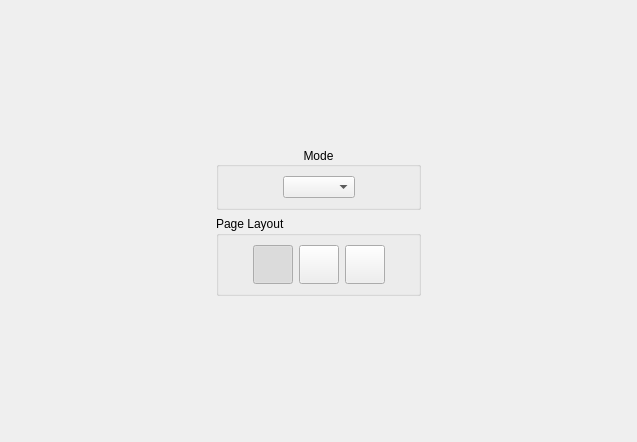
         <widget class="QWidget" name="scrollAreaWidgetContents">
          <property name="geometry">
           <rect>
            <x>0</x>
            <y>0</y>
            <width>637</width>
            <height>442</height>
           </rect>
          </property>
          <layout class="QGridLayout" name="gridLayout_2">
           <item row="1" column="1">
            <widget class="QGroupBox" name="layoutModeGroupBox">
             <property name="title">
              <string>Mode</string>
             </property>
             <property name="alignment">
              <set>Qt::AlignCenter</set>
             </property>
             <layout class="QHBoxLayout" name="horizontalLayout_25">
              <item>
               <spacer name="horizontalSpacer_57">
                <property name="orientation">
                 <enum>Qt::Horizontal</enum>
                </property>
                <property name="sizeHint" stdset="0">
                 <size>
                  <width>1</width>
                  <height>1</height>
                 </size>
                </property>
               </spacer>
              </item>
              <item>
               <widget class="QComboBox" name="layoutModeCB"/>
              </item>
              <item>
               <spacer name="horizontalSpacer_58">
                <property name="orientation">
                 <enum>Qt::Horizontal</enum>
                </property>
                <property name="sizeHint" stdset="0">
                 <size>
                  <width>1</width>
                  <height>1</height>
                 </size>
                </property>
               </spacer>
              </item>
             </layout>
            </widget>
           </item>
           <item row="2" column="1">
            <widget class="QGroupBox" name="pageLayoutGroup">
             <property name="title">
              <string>Page Layout</string>
             </property>
             <layout class="QVBoxLayout" name="verticalLayout_8">
              <item>
               <layout class="QHBoxLayout" name="horizontalLayout_2">
                <property name="sizeConstraint">
                 <enum>QLayout::SetDefaultConstraint</enum>
                </property>
                <item>
                 <spacer name="horizontalSpacer_5">
                  <property name="orientation">
                   <enum>Qt::Horizontal</enum>
                  </property>
                  <property name="sizeHint" stdset="0">
                   <size>
                    <width>1</width>
                    <height>1</height>
                   </size>
                  </property>
                 </spacer>
                </item>
                <item>
                 <widget class="QToolButton" name="singlePageUncutBtn">
                  <property name="icon">
                   <iconset resource="../resources/resources.qrc">
                    <normaloff>:/icons/single_page_uncut.png</normaloff>
                    <normalon>:/icons/single_page_uncut_selected.png</normalon>:/icons/single_page_uncut.png</iconset>
                  </property>
                  <property name="iconSize">
                   <size>
                    <width>32</width>
                    <height>32</height>
                   </size>
                  </property>
                  <property name="checkable">
                   <bool>true</bool>
                  </property>
                  <property name="checked">
                   <bool>true</bool>
                  </property>
                  <property name="autoExclusive">
                   <bool>true</bool>
                  </property>
                 </widget>
                </item>
                <item>
                 <widget class="QToolButton" name="pagePlusOffcutBtn">
                  <property name="icon">
                   <iconset resource="../resources/resources.qrc">
                    <normaloff>:/icons/right_page_plus_offcut.png</normaloff>
                    <normalon>:/icons/right_page_plus_offcut_selected.png</normalon>:/icons/right_page_plus_offcut.png</iconset>
                  </property>
                  <property name="iconSize">
                   <size>
                    <width>32</width>
                    <height>32</height>
                   </size>
                  </property>
                  <property name="checkable">
                   <bool>true</bool>
                  </property>
                  <property name="checked">
                   <bool>false</bool>
                  </property>
                  <property name="autoExclusive">
                   <bool>true</bool>
                  </property>
                 </widget>
                </item>
                <item>
                 <widget class="QToolButton" name="twoPagesBtn">
                  <property name="icon">
                   <iconset resource="../resources/resources.qrc">
                    <normaloff>:/icons/two_pages.png</normaloff>
                    <normalon>:/icons/two_pages_selected.png</normalon>:/icons/two_pages.png</iconset>
                  </property>
                  <property name="iconSize">
                   <size>
                    <width>32</width>
                    <height>32</height>
                   </size>
                  </property>
                  <property name="checkable">
                   <bool>true</bool>
                  </property>
                  <property name="autoExclusive">
                   <bool>true</bool>
                  </property>
                 </widget>
                </item>
                <item>
                 <spacer name="horizontalSpacer_6">
                  <property name="orientation">
                   <enum>Qt::Horizontal</enum>
                  </property>
                  <property name="sizeHint" stdset="0">
                   <size>
                    <width>1</width>
                    <height>1</height>
                   </size>
                  </property>
                 </spacer>
                </item>
               </layout>
              </item>
             </layout>
            </widget>
           </item>
           <item row="2" column="0">
            <spacer name="horizontalSpacer_7">
             <property name="orientation">
              <enum>Qt::Horizontal</enum>
             </property>
             <property name="sizeHint" stdset="0">
              <size>
               <width>1</width>
               <height>1</height>
              </size>
             </property>
            </spacer>
           </item>
           <item row="2" column="2">
            <spacer name="horizontalSpacer_8">
             <property name="orientation">
              <enum>Qt::Horizontal</enum>
             </property>
             <property name="sizeHint" stdset="0">
              <size>
               <width>1</width>
               <height>1</height>
              </size>
             </property>
            </spacer>
           </item>
           <item row="0" column="1">
            <spacer name="verticalSpacer_3">
             <property name="orientation">
              <enum>Qt::Vertical</enum>
             </property>
             <property name="sizeHint" stdset="0">
              <size>
               <width>1</width>
               <height>1</height>
              </size>
             </property>
            </spacer>
           </item>
           <item row="3" column="1">
            <spacer name="verticalSpacer_4">
             <property name="orientation">
              <enum>Qt::Vertical</enum>
             </property>
             <property name="sizeHint" stdset="0">
              <size>
               <width>1</width>
               <height>1</height>
              </size>
             </property>
            </spacer>
           </item>
          </layout>
         </widget>
